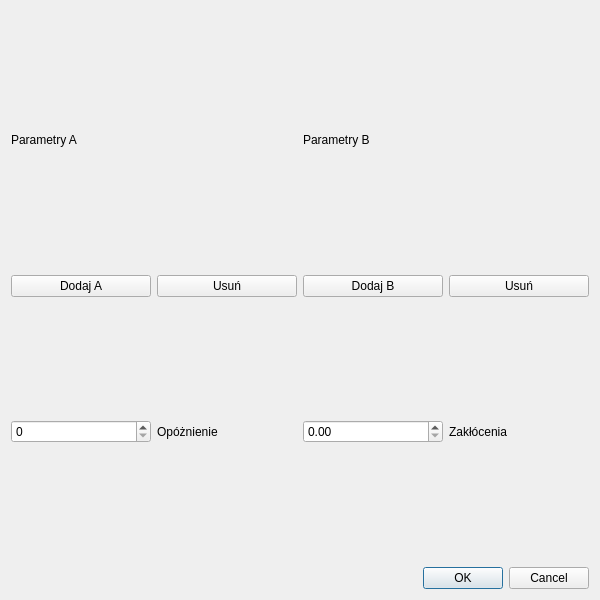
<?xml version="1.0" encoding="UTF-8"?>
<ui version="4.0">
 <class>ARX_window</class>
 <widget class="QDialog" name="ARX_window">
  <property name="geometry">
   <rect>
    <x>0</x>
    <y>0</y>
    <width>600</width>
    <height>600</height>
   </rect>
  </property>
  <property name="windowTitle">
   <string>Dialog</string>
  </property>
  <layout class="QVBoxLayout" name="verticalLayout" stretch="1,11,1,1,1">
   <item>
    <layout class="QHBoxLayout" name="horizontalLayout_3">
     <item>
      <widget class="QLabel" name="label_2">
       <property name="text">
        <string>Parametry A</string>
       </property>
      </widget>
     </item>
     <item>
      <widget class="QLabel" name="label">
       <property name="text">
        <string>Parametry B</string>
       </property>
      </widget>
     </item>
    </layout>
   </item>
   <item>
    <layout class="QHBoxLayout" name="horizontalLayout">
     <item>
      <layout class="QVBoxLayout" name="Wartosci_A_layout"/>
     </item>
     <item>
      <layout class="QVBoxLayout" name="Wartosci_B_layout"/>
     </item>
    </layout>
   </item>
   <item>
    <layout class="QHBoxLayout" name="horizontalLayout_2" stretch="0,0,0,0">
     <item>
      <widget class="QPushButton" name="Dodaj_A">
       <property name="text">
        <string>Dodaj A</string>
       </property>
      </widget>
     </item>
     <item>
      <widget class="QPushButton" name="Usun_A">
       <property name="text">
        <string>Usuń</string>
       </property>
      </widget>
     </item>
     <item>
      <widget class="QPushButton" name="Dodaj_B">
       <property name="text">
        <string>Dodaj B</string>
       </property>
      </widget>
     </item>
     <item>
      <widget class="QPushButton" name="Usun_B">
       <property name="text">
        <string>Usuń</string>
       </property>
      </widget>
     </item>
    </layout>
   </item>
   <item>
    <layout class="QHBoxLayout" name="horizontalLayout_4">
     <item>
      <widget class="QSpinBox" name="Opoznienie_Box"/>
     </item>
     <item>
      <widget class="QLabel" name="label_4">
       <property name="text">
        <string>Opóżnienie</string>
       </property>
      </widget>
     </item>
     <item>
      <widget class="QDoubleSpinBox" name="Zaklocenia_Box"/>
     </item>
     <item>
      <widget class="QLabel" name="label_3">
       <property name="text">
        <string>Zakłócenia</string>
       </property>
      </widget>
     </item>
    </layout>
   </item>
   <item>
    <widget class="QDialogButtonBox" name="buttonBox">
     <property name="orientation">
      <enum>Qt::Orientation::Horizontal</enum>
     </property>
     <property name="standardButtons">
      <set>QDialogButtonBox::StandardButton::Cancel|QDialogButtonBox::StandardButton::Ok</set>
     </property>
    </widget>
   </item>
  </layout>
 </widget>
 <resources/>
 <connections>
  <connection>
   <sender>buttonBox</sender>
   <signal>accepted()</signal>
   <receiver>ARX_window</receiver>
   <slot>accept()</slot>
   <hints>
    <hint type="sourcelabel">
     <x>248</x>
     <y>254</y>
    </hint>
    <hint type="destinationlabel">
     <x>157</x>
     <y>274</y>
    </hint>
   </hints>
  </connection>
  <connection>
   <sender>buttonBox</sender>
   <signal>rejected()</signal>
   <receiver>ARX_window</receiver>
   <slot>reject()</slot>
   <hints>
    <hint type="sourcelabel">
     <x>316</x>
     <y>260</y>
    </hint>
    <hint type="destinationlabel">
     <x>286</x>
     <y>274</y>
    </hint>
   </hints>
  </connection>
 </connections>
</ui>
